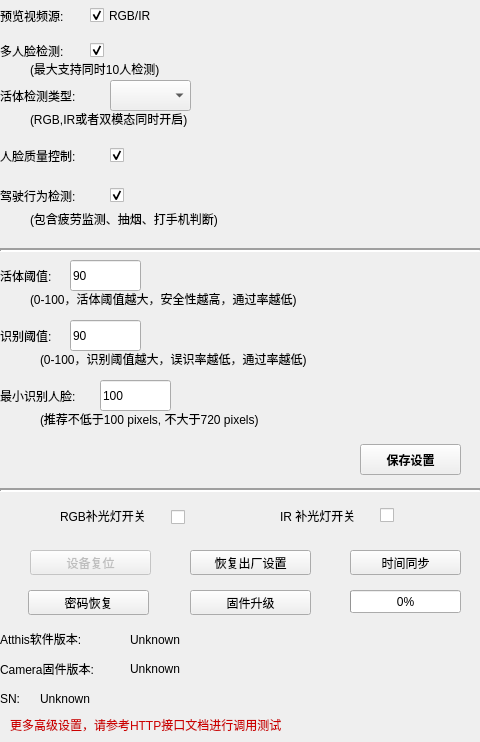
<?xml version="1.0" encoding="UTF-8"?>
<ui version="4.0">
 <class>function_set</class>
 <widget class="QWidget" name="function_set">
  <property name="geometry">
   <rect>
    <x>0</x>
    <y>0</y>
    <width>480</width>
    <height>742</height>
   </rect>
  </property>
  <property name="focusPolicy">
   <enum>Qt::NoFocus</enum>
  </property>
  <property name="windowTitle">
   <string>度目-AI镜头模组演示Demo-设置</string>
  </property>
  <widget class="QLabel" name="label">
   <property name="geometry">
    <rect>
     <x>0</x>
     <y>40</y>
     <width>91</width>
     <height>21</height>
    </rect>
   </property>
   <property name="text">
    <string>多人脸检测:</string>
   </property>
  </widget>
  <widget class="QLabel" name="label_2">
   <property name="geometry">
    <rect>
     <x>30</x>
     <y>60</y>
     <width>161</width>
     <height>17</height>
    </rect>
   </property>
   <property name="text">
    <string>(最大支持同时10人检测)</string>
   </property>
  </widget>
  <widget class="QLabel" name="label_3">
   <property name="geometry">
    <rect>
     <x>30</x>
     <y>110</y>
     <width>201</width>
     <height>17</height>
    </rect>
   </property>
   <property name="text">
    <string>(RGB,IR或者双模态同时开启)</string>
   </property>
  </widget>
  <widget class="QLabel" name="label_liveness_enable">
   <property name="geometry">
    <rect>
     <x>0</x>
     <y>80</y>
     <width>101</width>
     <height>31</height>
    </rect>
   </property>
   <property name="text">
    <string>活体检测类型:</string>
   </property>
  </widget>
  <widget class="QLabel" name="label_5">
   <property name="geometry">
    <rect>
     <x>30</x>
     <y>290</y>
     <width>341</width>
     <height>17</height>
    </rect>
   </property>
   <property name="text">
    <string>(0-100，活体阈值越大，安全性越高，通过率越低)</string>
   </property>
  </widget>
  <widget class="QLabel" name="label_liveness_threshold">
   <property name="geometry">
    <rect>
     <x>0</x>
     <y>260</y>
     <width>81</width>
     <height>31</height>
    </rect>
   </property>
   <property name="text">
    <string>活体阈值:</string>
   </property>
  </widget>
  <widget class="QLabel" name="label_7">
   <property name="geometry">
    <rect>
     <x>40</x>
     <y>350</y>
     <width>331</width>
     <height>17</height>
    </rect>
   </property>
   <property name="text">
    <string>(0-100，识别阈值越大，误识率越低，通过率越低)</string>
   </property>
  </widget>
  <widget class="QLabel" name="label__recognition_threshold">
   <property name="geometry">
    <rect>
     <x>0</x>
     <y>320</y>
     <width>91</width>
     <height>31</height>
    </rect>
   </property>
   <property name="text">
    <string>识别阈值:</string>
   </property>
  </widget>
  <widget class="QLineEdit" name="liveness_score_txtbox">
   <property name="geometry">
    <rect>
     <x>70</x>
     <y>260</y>
     <width>71</width>
     <height>31</height>
    </rect>
   </property>
   <property name="text">
    <string>90</string>
   </property>
  </widget>
  <widget class="QLineEdit" name="recognition_score_textbox">
   <property name="geometry">
    <rect>
     <x>70</x>
     <y>320</y>
     <width>71</width>
     <height>31</height>
    </rect>
   </property>
   <property name="text">
    <string>90</string>
   </property>
  </widget>
  <widget class="QLabel" name="label_face_detection_min_size">
   <property name="geometry">
    <rect>
     <x>0</x>
     <y>380</y>
     <width>111</width>
     <height>31</height>
    </rect>
   </property>
   <property name="text">
    <string>最小识别人脸:</string>
   </property>
   <property name="alignment">
    <set>Qt::AlignLeading|Qt::AlignLeft|Qt::AlignVCenter</set>
   </property>
  </widget>
  <widget class="QLineEdit" name="face_detection_minsize_textbox">
   <property name="geometry">
    <rect>
     <x>100</x>
     <y>380</y>
     <width>71</width>
     <height>31</height>
    </rect>
   </property>
   <property name="text">
    <string>100</string>
   </property>
  </widget>
  <widget class="QLabel" name="label_10">
   <property name="geometry">
    <rect>
     <x>40</x>
     <y>410</y>
     <width>311</width>
     <height>17</height>
    </rect>
   </property>
   <property name="text">
    <string>(推荐不低于100 pixels, 不大于720 pixels)</string>
   </property>
  </widget>
  <widget class="QLabel" name="label_dms_enable">
   <property name="geometry">
    <rect>
     <x>0</x>
     <y>170</y>
     <width>111</width>
     <height>51</height>
    </rect>
   </property>
   <property name="text">
    <string>驾驶行为检测:</string>
   </property>
  </widget>
  <widget class="QLabel" name="label_12">
   <property name="geometry">
    <rect>
     <x>30</x>
     <y>210</y>
     <width>241</width>
     <height>17</height>
    </rect>
   </property>
   <property name="text">
    <string>(包含疲劳监测、抽烟、打手机判断)</string>
   </property>
  </widget>
  <widget class="QLabel" name="label_13">
   <property name="geometry">
    <rect>
     <x>10</x>
     <y>710</y>
     <width>341</width>
     <height>31</height>
    </rect>
   </property>
   <property name="text">
    <string>&lt;html&gt;&lt;head/&gt;&lt;body&gt;&lt;p&gt;&lt;span style=&quot; color:#cc0000;&quot;&gt;更多高级设置，请参考HTTP接口文档进行调用测试&lt;/span&gt;&lt;/p&gt;&lt;/body&gt;&lt;/html&gt;</string>
   </property>
  </widget>
  <widget class="QLabel" name="label_preview_source">
   <property name="geometry">
    <rect>
     <x>0</x>
     <y>0</y>
     <width>91</width>
     <height>31</height>
    </rect>
   </property>
   <property name="text">
    <string>预览视频源:</string>
   </property>
  </widget>
  <widget class="QCheckBox" name="preview_source">
   <property name="enabled">
    <bool>true</bool>
   </property>
   <property name="geometry">
    <rect>
     <x>90</x>
     <y>-20</y>
     <width>101</width>
     <height>71</height>
    </rect>
   </property>
   <property name="text">
    <string>RGB/IR</string>
   </property>
   <property name="checked">
    <bool>true</bool>
   </property>
  </widget>
  <widget class="QCheckBox" name="multi_face_detection_chkbox">
   <property name="geometry">
    <rect>
     <x>90</x>
     <y>40</y>
     <width>81</width>
     <height>21</height>
    </rect>
   </property>
   <property name="text">
    <string/>
   </property>
   <property name="checked">
    <bool>true</bool>
   </property>
  </widget>
  <widget class="QCheckBox" name="dms_enable_chkbox">
   <property name="geometry">
    <rect>
     <x>110</x>
     <y>170</y>
     <width>51</width>
     <height>51</height>
    </rect>
   </property>
   <property name="text">
    <string/>
   </property>
   <property name="checked">
    <bool>true</bool>
   </property>
  </widget>
  <widget class="QPushButton" name="firmware_upgrade">
   <property name="geometry">
    <rect>
     <x>190</x>
     <y>590</y>
     <width>121</width>
     <height>25</height>
    </rect>
   </property>
   <property name="text">
    <string>固件升级</string>
   </property>
  </widget>
  <widget class="QLabel" name="ATThis_Version">
   <property name="geometry">
    <rect>
     <x>0</x>
     <y>630</y>
     <width>121</width>
     <height>17</height>
    </rect>
   </property>
   <property name="text">
    <string>Atthis软件版本:</string>
   </property>
  </widget>
  <widget class="QLabel" name="label_15">
   <property name="geometry">
    <rect>
     <x>130</x>
     <y>630</y>
     <width>251</width>
     <height>20</height>
    </rect>
   </property>
   <property name="text">
    <string>Unknown</string>
   </property>
  </widget>
  <widget class="QLabel" name="label_camera">
   <property name="geometry">
    <rect>
     <x>0</x>
     <y>660</y>
     <width>121</width>
     <height>17</height>
    </rect>
   </property>
   <property name="text">
    <string>Camera固件版本:</string>
   </property>
  </widget>
  <widget class="QLabel" name="label_atthis_c1_firmware_rev">
   <property name="geometry">
    <rect>
     <x>130</x>
     <y>660</y>
     <width>261</width>
     <height>17</height>
    </rect>
   </property>
   <property name="text">
    <string>Unknown</string>
   </property>
  </widget>
  <widget class="QPushButton" name="pushButton_restore">
   <property name="geometry">
    <rect>
     <x>190</x>
     <y>550</y>
     <width>121</width>
     <height>25</height>
    </rect>
   </property>
   <property name="text">
    <string>恢复出厂设置</string>
   </property>
  </widget>
  <widget class="QPushButton" name="pushButton_reset">
   <property name="enabled">
    <bool>false</bool>
   </property>
   <property name="geometry">
    <rect>
     <x>30</x>
     <y>550</y>
     <width>121</width>
     <height>25</height>
    </rect>
   </property>
   <property name="text">
    <string>设备复位</string>
   </property>
   <property name="checkable">
    <bool>false</bool>
   </property>
  </widget>
  <widget class="QLabel" name="label_rgb_led">
   <property name="geometry">
    <rect>
     <x>60</x>
     <y>500</y>
     <width>111</width>
     <height>31</height>
    </rect>
   </property>
   <property name="text">
    <string>RGB补光灯开关</string>
   </property>
  </widget>
  <widget class="QLabel" name="label_ir_led">
   <property name="geometry">
    <rect>
     <x>280</x>
     <y>500</y>
     <width>111</width>
     <height>31</height>
    </rect>
   </property>
   <property name="text">
    <string>IR 补光灯开关</string>
   </property>
  </widget>
  <widget class="QLabel" name="label__sn">
   <property name="geometry">
    <rect>
     <x>0</x>
     <y>690</y>
     <width>31</width>
     <height>17</height>
    </rect>
   </property>
   <property name="text">
    <string>SN:</string>
   </property>
  </widget>
  <widget class="QLabel" name="label_device_sn">
   <property name="geometry">
    <rect>
     <x>40</x>
     <y>690</y>
     <width>211</width>
     <height>17</height>
    </rect>
   </property>
   <property name="text">
    <string>Unknown</string>
   </property>
  </widget>
  <widget class="QLabel" name="label_face_quality">
   <property name="geometry">
    <rect>
     <x>0</x>
     <y>140</y>
     <width>101</width>
     <height>31</height>
    </rect>
   </property>
   <property name="text">
    <string>人脸质量控制:</string>
   </property>
  </widget>
  <widget class="QComboBox" name="comboBox_liveness_type">
   <property name="geometry">
    <rect>
     <x>110</x>
     <y>80</y>
     <width>81</width>
     <height>31</height>
    </rect>
   </property>
  </widget>
  <widget class="QProgressBar" name="upgrade_progress_bar">
   <property name="geometry">
    <rect>
     <x>350</x>
     <y>590</y>
     <width>111</width>
     <height>23</height>
    </rect>
   </property>
   <property name="value">
    <number>0</number>
   </property>
  </widget>
  <widget class="QPushButton" name="pushButton_sync_time">
   <property name="geometry">
    <rect>
     <x>350</x>
     <y>550</y>
     <width>111</width>
     <height>25</height>
    </rect>
   </property>
   <property name="text">
    <string>时间同步</string>
   </property>
  </widget>
  <widget class="QPushButton" name="pushButton_activate">
   <property name="geometry">
    <rect>
     <x>360</x>
     <y>444</y>
     <width>101</width>
     <height>31</height>
    </rect>
   </property>
   <property name="font">
    <font>
     <weight>75</weight>
     <bold>true</bold>
    </font>
   </property>
   <property name="text">
    <string>保存设置</string>
   </property>
  </widget>
  <widget class="Line" name="line">
   <property name="geometry">
    <rect>
     <x>0</x>
     <y>240</y>
     <width>481</width>
     <height>20</height>
    </rect>
   </property>
   <property name="lineWidth">
    <number>2</number>
   </property>
   <property name="orientation">
    <enum>Qt::Horizontal</enum>
   </property>
  </widget>
  <widget class="Line" name="line_2">
   <property name="geometry">
    <rect>
     <x>0</x>
     <y>480</y>
     <width>481</width>
     <height>20</height>
    </rect>
   </property>
   <property name="lineWidth">
    <number>2</number>
   </property>
   <property name="orientation">
    <enum>Qt::Horizontal</enum>
   </property>
  </widget>
  <widget class="QCheckBox" name="checkBox_RGB">
   <property name="geometry">
    <rect>
     <x>171</x>
     <y>502</y>
     <width>21</width>
     <height>31</height>
    </rect>
   </property>
   <property name="text">
    <string/>
   </property>
  </widget>
  <widget class="QCheckBox" name="checkBox_IR">
   <property name="geometry">
    <rect>
     <x>380</x>
     <y>500</y>
     <width>21</width>
     <height>31</height>
    </rect>
   </property>
   <property name="text">
    <string/>
   </property>
   <property name="checked">
    <bool>false</bool>
   </property>
  </widget>
  <widget class="QCheckBox" name="checkBox_face_quality">
   <property name="geometry">
    <rect>
     <x>110</x>
     <y>140</y>
     <width>21</width>
     <height>31</height>
    </rect>
   </property>
   <property name="text">
    <string/>
   </property>
   <property name="checked">
    <bool>true</bool>
   </property>
  </widget>
  <widget class="QPushButton" name="btn_password_restore">
   <property name="geometry">
    <rect>
     <x>28</x>
     <y>590</y>
     <width>121</width>
     <height>25</height>
    </rect>
   </property>
   <property name="text">
    <string>密码恢复</string>
   </property>
  </widget>
 </widget>
 <resources/>
 <connections/>
</ui>
